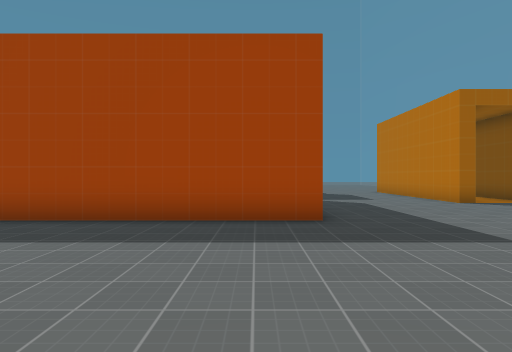
View 1 (above)

24 first-person views from a walk through a 3-D level made in the Godot game engine. The camera is 1.5 m above the floor, looks level and sees 75° across. The floor is counted in squares, 1.8 m on a side. Each view is taken from the middle of a square. On the plan, view 1 faces up. The plan holds only what a view shows up to about 11 squares ahead; the rest is blank. The place goes on beyond the plan. Some surface patterns are stand-ins.

View 2
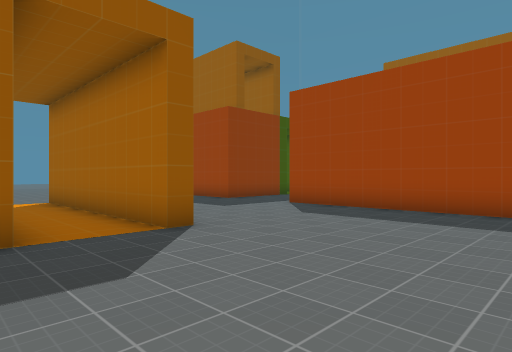

View 3
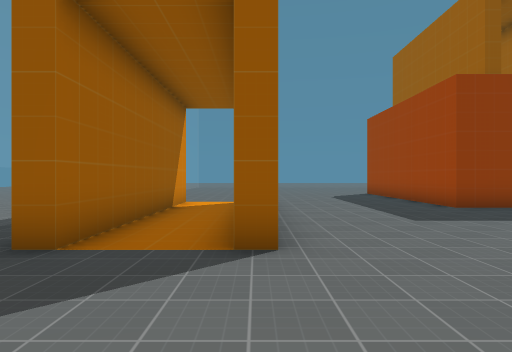

View 4
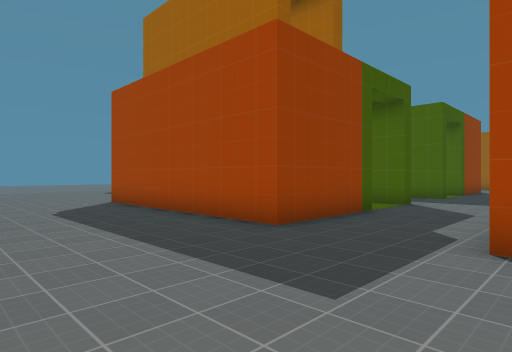

View 5
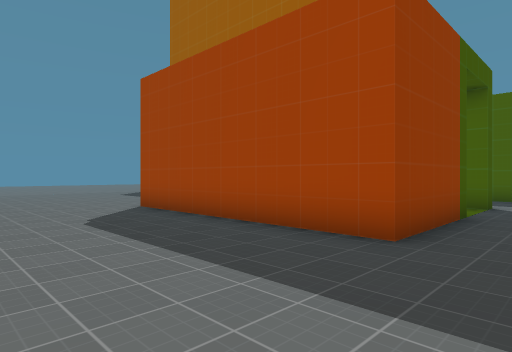

View 6
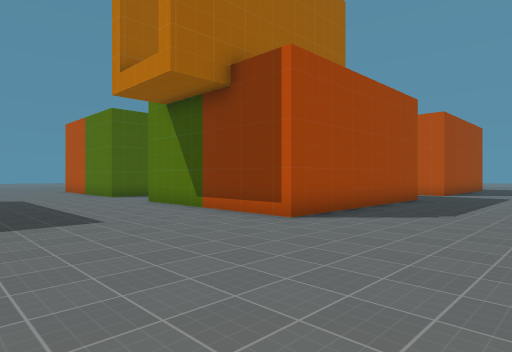

View 7
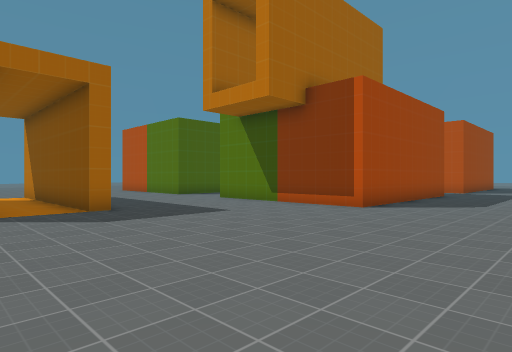

View 8
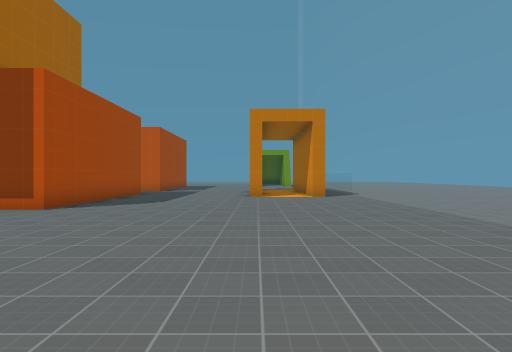

View 9
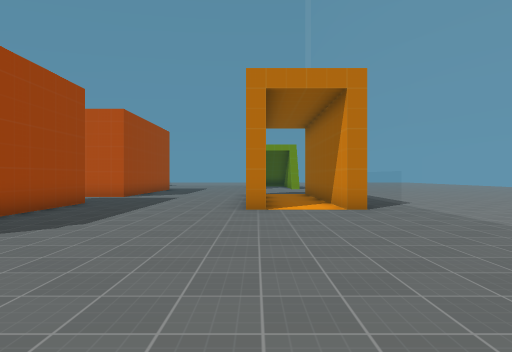

View 10
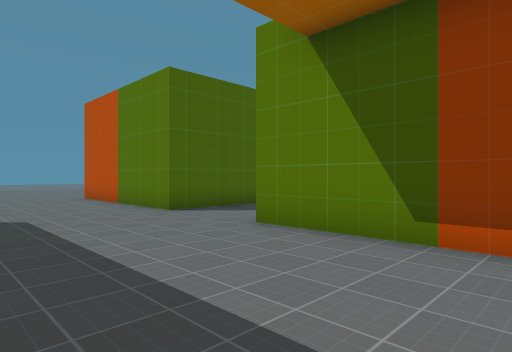

View 11
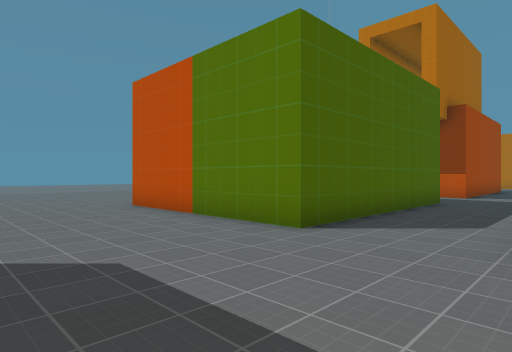

View 12
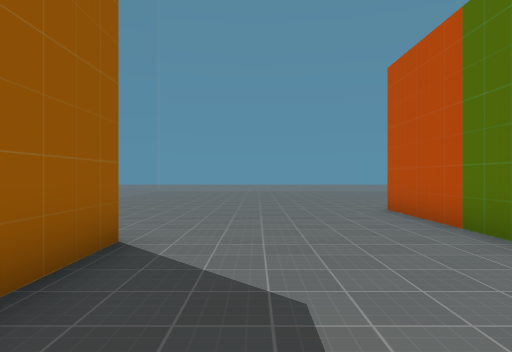

View 13
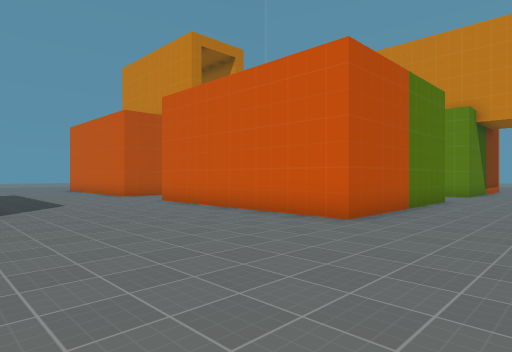

View 14
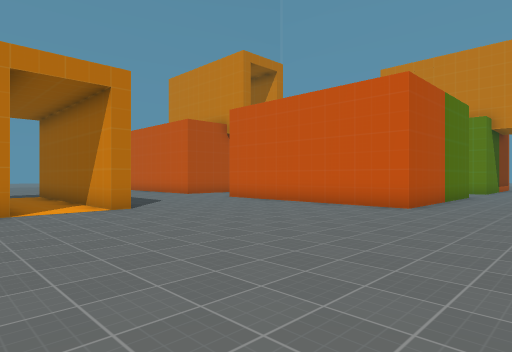

View 15
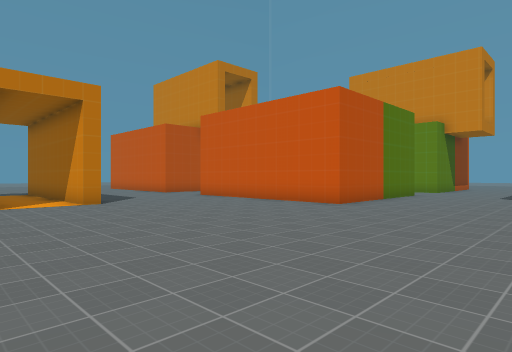

View 16
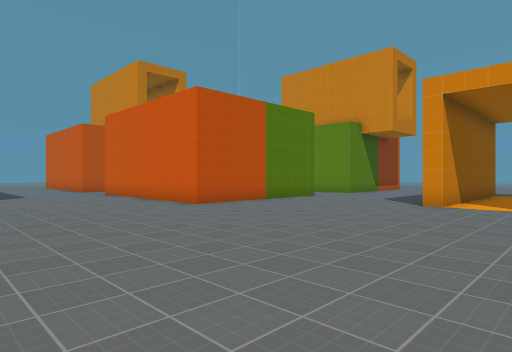

View 17
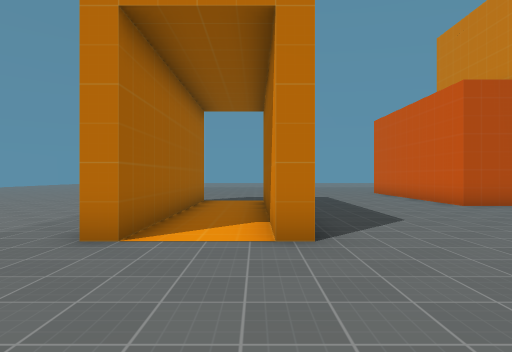

View 18
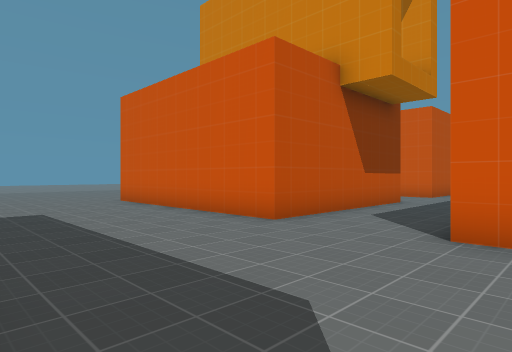

View 19
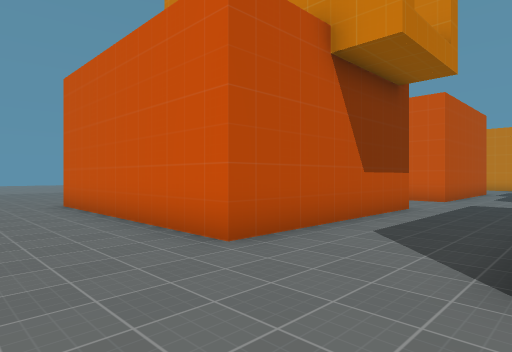

View 20
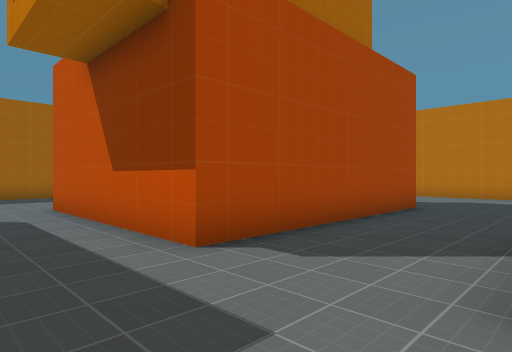

View 21
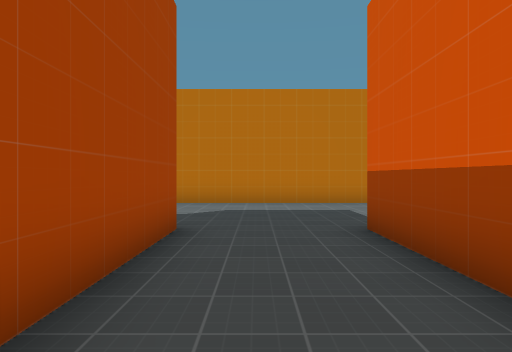

View 22
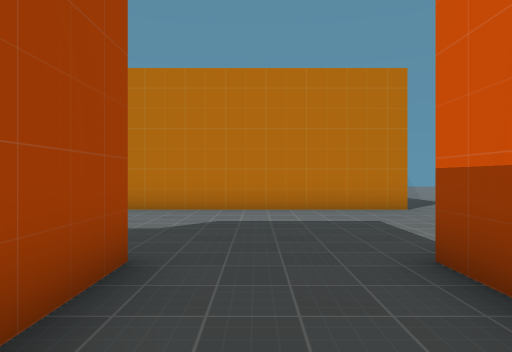

View 23
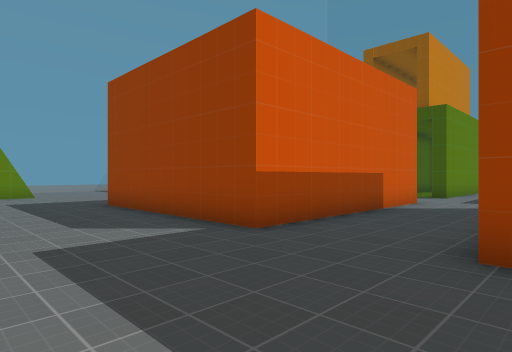

View 24
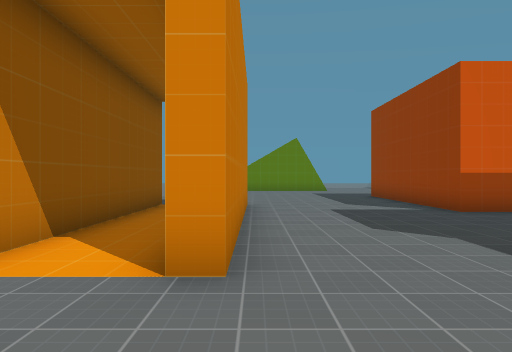

### Floor plan
Key: @ floor where view 1 was taken; # wall or solid block; . floor; C container.
Columns run from 24 left of view 1 to 9 right of it. Each row starts with its distance up from view 1.
 30    . .....  ....
 29     ..........CCCCCCC
 28    ...........
 27 . ............CCCCCCC
 26  ..................
 25 .........................
 24 ............................
 23 ............................
 22  ............................
 21  ........CCCCCCC...CCCCCCC...
 20  ........C      ...C          .
 19  ........C      ...CCCC
 18  .......#       ...C        .....
 17   .C....#       ...C       ...C..C
 16    C....########...CCCCCCC....C  C
 15    C..........................C  C
 14    C..........................C  C
 13    C..........................C  C
 12    C....#     ##...CCCCCCC....C  C
 11    C....#      ....      C....C  C
 10  .......#      ....      C......
  9  ........C   C C...      C......
  8  ........CCCCCCC...      C.....
  7  ........CCCCCCC...CCCCCCC.....
  6 ..............................
  5 .............................
  4 ............................
  3  ...........................
  2 . .........................
  1 . ............CCCCCCC.....
  0   ............      ....@.
 -1   ............CCCCCCC....
 -2    ............    ..... .
 -3      ..........

Positions as (right, up) in squares from view 1, and headings:
1: (0, 0), facing up
2: (1, -2), facing up-left
3: (0, 1), facing left
4: (-5, 2), facing up-left
5: (-7, 2), facing up-left
6: (-21, 2), facing up-right
7: (-24, 2), facing up-right
8: (-24, 1), facing right
9: (-19, 1), facing right
10: (-20, 8), facing up-right
11: (-20, 12), facing up-right
12: (-19, 13), facing up
13: (-19, 27), facing down-right
14: (-19, 30), facing down-right
15: (-21, 30), facing down-right
16: (-24, 27), facing down-right
17: (-15, 27), facing right
18: (-10, 26), facing down-right
19: (-9, 24), facing down-right
20: (-8, 12), facing up-right
21: (-4, 14), facing right
22: (-2, 14), facing right
23: (5, 16), facing down-left
24: (6, 20), facing down
